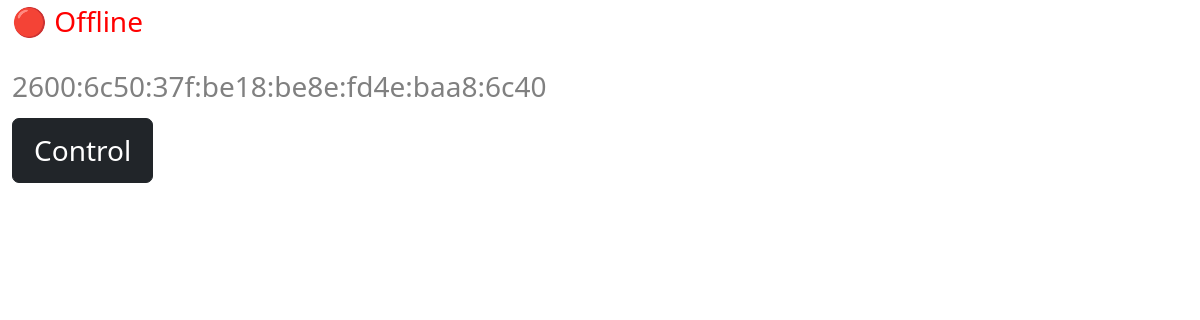
Before: / with the older database file.
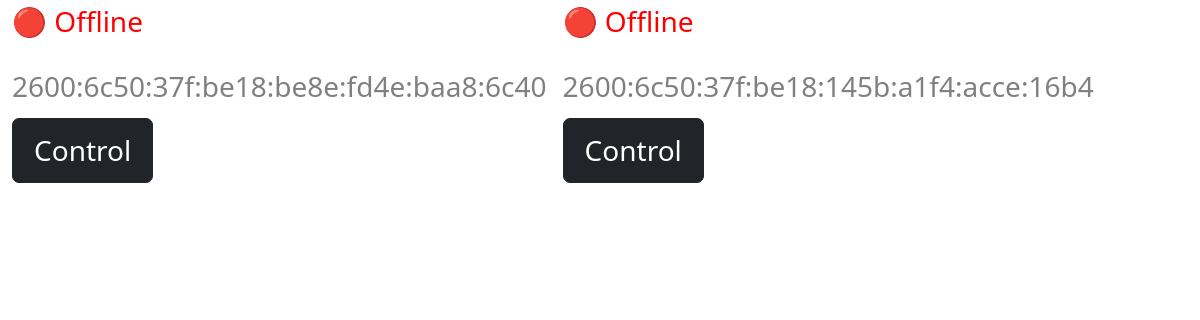
After: the same page with the newer database file.
### backdoor/models.py (models this page shows)
class Computer(models.Model):
    ip_addr = models.CharField(default="192.168.1.1",max_length=50)
    pc_name = models.CharField(default="", max_length=100)
    last_online = models.DateTimeField(default=timezone.now)
    ping = models.CharField(default="0",max_length=100)

### backdoor/views.py (the view)
# urls.py: path('', views.home, name="home"),
def home(request):
    context = {
        'computers': Computer.objects.all()
    }
    return render(request, "backdoor/home.html", context)

### backdoor/templates/backdoor/home.html (shortened to what this page needs)
{% include 'backdoor/base.html' %}
{% block content %}
{% for computer in computers %}
    <div class="computerdiv" style="zoom: 175%">
        <div style="display:flex; flex-direction:row;">
            <p id="online-status-{{computer.id}}">⚪ Checking</p>
        </div>
        <h4 style="color:grey;font-size:16px;">{{computer.ip_addr}}</h4>
        <a style="text-decoration:none;" href="{% url 'computer-detail' pc_id=computer.id %}">
            <button type="button" class="btn btn-dark">Control</button>
        </a>
        </div>
{% endfor %}
{% endblock content %}

### backdoor/templates/backdoor/base.html (shortened to what this page needs)
{% load static %}
<!doctype html>
<html lang="en">
  <head>
    <link rel="stylesheet" href="/static/main.css">
    <link href="https://cdn.jsdelivr.net/npm/bootstrap@5.0.2/dist/css/bootstrap.min.css" rel="stylesheet">
  </head>
  <body>
  </body>
</html>

### static/main.css (style rules this page uses)
.computerdiv { display:inline-block; margin-left: 1%; }

Changed rows visible on the page:
added Computer: ip_addr "2600:6c50:37f:be18:145b:a1f4:acce:16b4"
